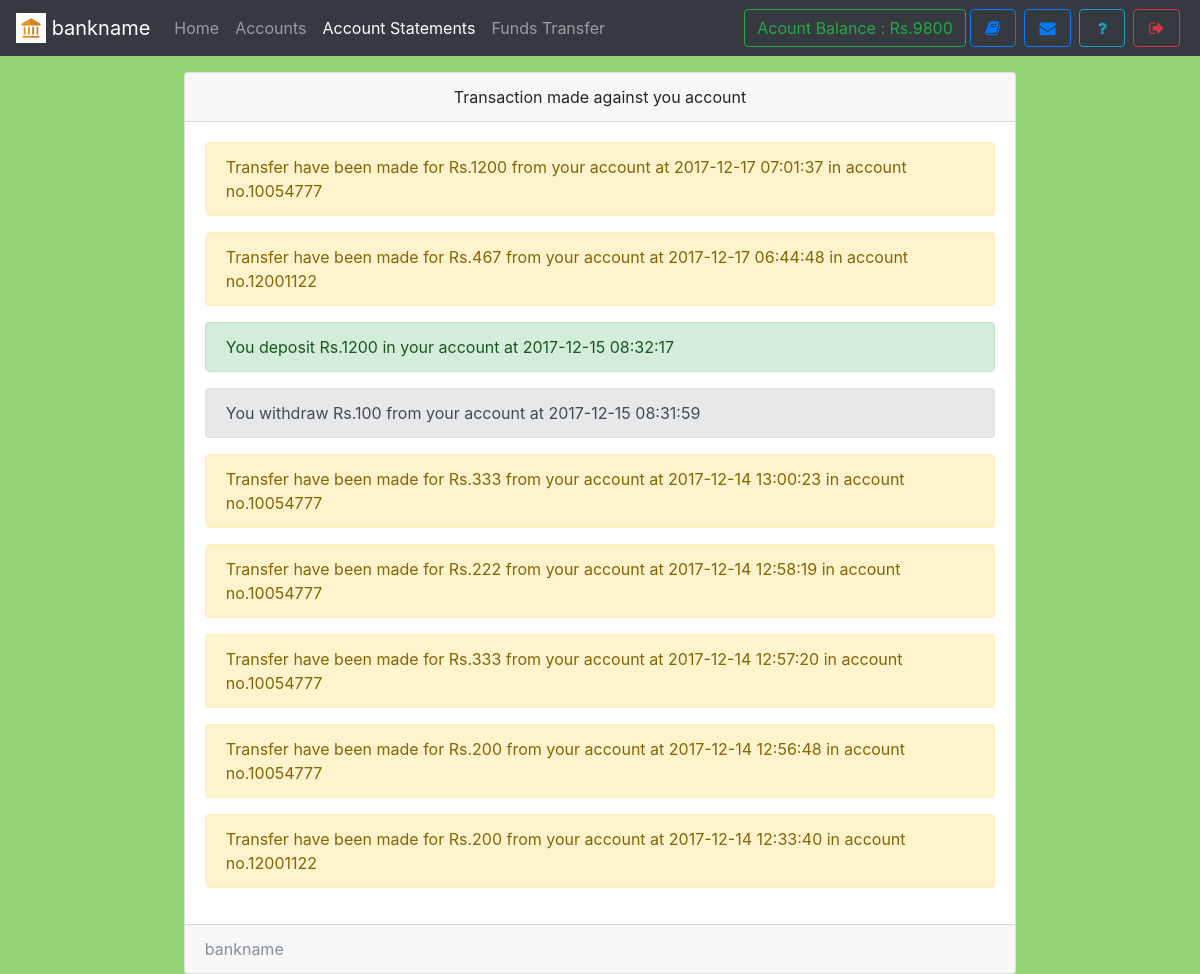
The page /statements.php (signed in) on the database its author committed.
### tables this page shows
CREATE TABLE `useraccounts` (
  `id` int(11) NOT NULL,
  `email` text NOT NULL,
  `password` text NOT NULL,
  `name` varchar(111) NOT NULL,
  `balance` varchar(111) NOT NULL,
  `cnic` varchar(111) NOT NULL,
  `number` varchar(111) NOT NULL,
  `city` varchar(111) NOT NULL,
  `address` varchar(111) NOT NULL,
  `source` varchar(111) NOT NULL,
  `accountNo` varchar(111) NOT NULL,
  `branch` varchar(111) NOT NULL,
  `accountType` varchar(111) NOT NULL,
  `date` timestamp NOT NULL DEFAULT CURRENT_TIMESTAMP
);

CREATE TABLE `transaction` (
  `transactionId` int(11) NOT NULL,
  `action` varchar(111) NOT NULL,
  `credit` varchar(111) NOT NULL,
  `debit` varchar(111) NOT NULL,
  `balance` varchar(111) NOT NULL,
  `beneId` varchar(111) NOT NULL,
  `other` varchar(111) NOT NULL,
  `userId` int(11) NOT NULL,
  `date` timestamp NOT NULL DEFAULT CURRENT_TIMESTAMP
);

### Bank Files/assets/db.php (called while the page is built, shortened)
<?php
    $con = new mysqli('localhost','root','','mybank');
    $ar = $con->query("select * from userAccounts,branch where id = '$_SESSION[userId]' AND userAccounts.branch = branch.branchId");
    $userData = $ar->fetch_assoc();
?>

### statements.php (the view, shortened to what this page needs)
<!DOCTYPE html>
<html>
<head>
  <?php require 'assets/autoloader.php'; ?>
  <?php require 'assets/db.php'; ?>
  <?php require 'assets/function.php'; ?>
</head>
<body style="background:#96D678;background-size: 100%">
<nav class="navbar navbar-expand-lg navbar-dark bg-dark fixed-top">
 <a class="navbar-brand" href="#">
    <img src="images/logo.png" width="30" height="30" class="d-inline-block align-top" alt="">
   <?php echo bankname; ?>
  </a>
  <div class="collapse navbar-collapse" id="navbarSupportedContent">
    <ul class="navbar-nav mr-auto">
      <li class="nav-item ">
        <a class="nav-link " href="index.php">Home <span class="sr-only">(current)</span></a>
      </li>
      <li class="nav-item ">  <a class="nav-link" href="accounts.php">Accounts</a></li>
      <li class="nav-item active">  <a class="nav-link" href="statements.php">Account Statements</a></li>
      <li class="nav-item ">  <a class="nav-link" href="transfer.php">Funds Transfer</a></li>
    </ul>
    <?php include 'sideButton.php'; ?>
  </div>
</nav><br><br><br>
<div class="container">
  <div class="card  w-75 mx-auto">
  <div class="card-header text-center">
    Transaction made against you account
  </div>
  <div class="card-body">
    <?php
      $array = $con->query("select * from transaction where userId = '$userData[id]' order by date desc");
      if ($array ->num_rows > 0)
      {
         while ($row = $array->fetch_assoc())
         {
            if ($row['action'] == 'withdraw')
            {
              echo "<div class='alert alert-secondary'>You withdraw Rs.$row[debit] from your account at $row[date]</div>";
            }
            if ($row['action'] == 'deposit')
            {
              echo "<div class='alert alert-success'>You deposit Rs.$row[credit] in your account at $row[date]</div>";
            }
            if ($row['action'] == 'transfer')
            {
              echo "<div class='alert alert-warning'>Transfer have been made for  Rs.$row[debit] from your account at $row[date] in  account no.$row[other]</div>";
            }
         }
      }
    ?>
  </div>
  <div class="card-footer text-muted">
   <?php echo bankname ?>
  </div>
</div>
</div>
</body>
</html>

### Bank Files/assets/autoloader.php (shortened to what this page needs)
<link rel="stylesheet" type="text/css" href="css/bootstrap.min.css">
<link rel="stylesheet" type="text/css" href="css/custom.css">
<link rel="stylesheet" type="text/css" href="font-awesome/css/font-awesome.min.css">

### sideButton.php
<form class="form-inline my-2 my-lg-0">
        <a href="" class="btn btn-outline-success" data-toggle="tooltip" title="Your current Account Balance">Acount Balance : Rs.<?php echo $userData['balance']; ?></a>
        <a href="accounts.php" data-toggle="tooltip" title="Account Summary" class="btn btn-outline-primary mx-1" ><i class="fa fa-book fa-fw"></i></a>
        <a href="notice.php" data-toggle="tooltip" title="View Notice" class="btn btn-outline-primary mx-1" ><i class="fa fa-envelope fa-fw"></i></a>
        <a href="feedback.php" data-toggle="tooltip" title="Help?" class="btn btn-outline-info mx-1" ><i class="fa fa-question fa-fw"></i></a>
        <a href="logout.php" data-toggle="tooltip" title="Logout" class="btn btn-outline-danger mx-1" ><i class="fa fa-sign-out fa-fw"></i></a>
</form>

### rows shown on the page
useraccounts: balance "9800"
transaction: debit "1200", date "2017-12-17 07:01:37", other "10054777"
transaction: debit "467", date "2017-12-17 06:44:48", other "12001122"
transaction: credit "1200", date "2017-12-15 08:32:17"
transaction: debit "100", date "2017-12-15 08:31:59"
transaction: debit "333", date "2017-12-14 13:00:23", other "10054777"
transaction: debit "222", date "2017-12-14 12:58:19", other "10054777"
transaction: debit "333", date "2017-12-14 12:57:20", other "10054777"
transaction: debit "200", date "2017-12-14 12:56:48", other "10054777"
transaction: debit "200", date "2017-12-14 12:33:40", other "12001122"

### other values the page prints
bankname "bankname"
